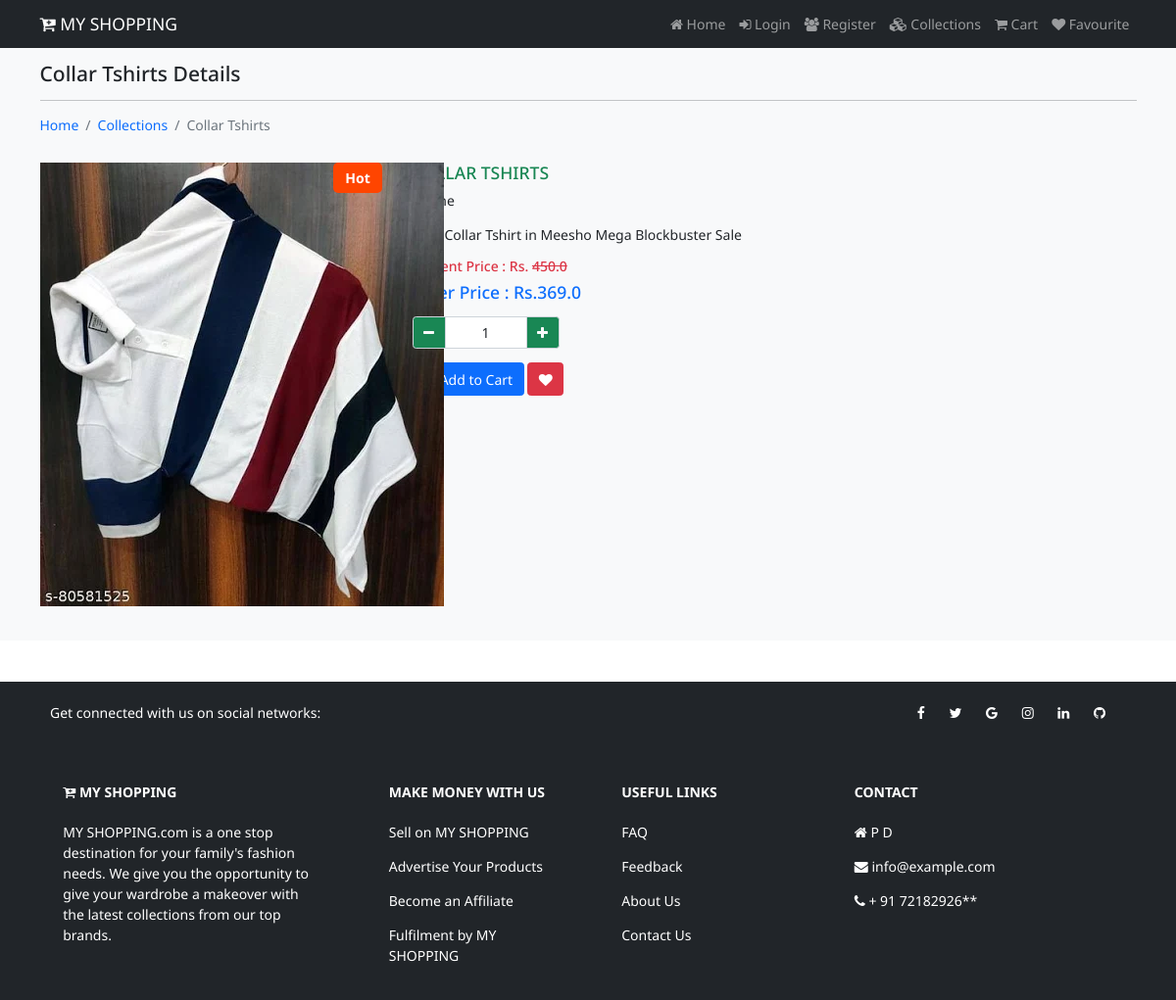
The page /collections/Tshirts/Collar Tshirts on the database its author committed.
### shop/models.py (models this page shows)
class Product(models.Model):
    category = models.ForeignKey(Catagory, on_delete=models.CASCADE)
    name = models.CharField(max_length=150, null=False, blank=False)
    vendor = models.CharField(max_length=150, null=False, blank=False)
    product_image = models.ImageField(upload_to=getFileName, null=True, blank=True)
    quantity = models.IntegerField(null=False, blank=False)
    original_price = models.FloatField(null=False, blank=False)
    selling_price = models.FloatField(null=False, blank=False)
    description = models.TextField(max_length=500, null=False, blank=False)
    status = models.BooleanField(default=False, help_text="0-show,1-Hidden")
    trending = models.BooleanField(default=False, help_text="0-default,1-Trending")
    created_at = models.DateTimeField(auto_now_add=True)
    def __str__(self):
        return self.name

### shop/views.py (the view)
# urls.py: path('collections/<str:cname>/<str:pname>', views.product_details, name="product_details"),
def product_details(request, cname, pname):
    if (Catagory.objects.filter(name=cname, status=0)):
        if (Product.objects.filter(name=pname, status=0)):
            products = Product.objects.filter(name=pname, status=0).first()
            return render(request, "shop/products/products_details.html", {"products": products})
        else:
            messages.error(request, "No Such Produtct Found")
            return redirect('collections')
    else:
        messages.error(request, "No Such Catagory Found")
        return redirect('collections')

### shop/templates/shop/products/products_details.html (shortened to what this page needs)
{% extends 'shop/layouts/main.html' %}
{% block content %}
<section class="bg-light py-4 my-5" style="min-height:600px;">
  <div class="container">
    <div class="row">
      <div class="col-12">
        <h4 class="mb-3">  {{products}} Details</h4>
        <hr style="border-color:#b8bfc2;">
        <nav aria-label="breadcrumb">
          <ol class="breadcrumb">
            <li class="breadcrumb-item"><a href="{% url 'home' %}">Home</a></li>
            <li class="breadcrumb-item"><a href="{% url 'collections' products.category.name  %}">Collections</a></li>
            <li class="breadcrumb-item active" aria-current="page">{{products}}</li>
          </ol>
        </nav>
      </div>
      <div class="col-4 my-3 pic-box">
        {% if products.trending %}
          <div class="hot">Hot</div>
          {% endif %}
          <img src="{{products.product_image.url}}"  class="card-image-top" alt="{{products}}">
      </div>
      <div class="col-8 my-3">
          <h5 class="text-success">{{products | upper}}</h5>
          <p>{{products.vendor}}</p>
          <p>{{products.description}}</p>
          <h6 class="my-2 text-danger">Current Price : Rs. <s>{{products.original_price}}</s></h6>
          <h5 class="my-2 text-primary">Offer Price   : Rs.{{products.selling_price}}</h5>
          <div class="my-3">
            {% if products.quantity > 0 %}
              <p>
                <div class="input-group" style="width:150px">
                  <button class="input-group-text bg-success text-light" id="btnMinus" ><i class="fa fa-minus"></i></button>
                    <input type="text" name="qty" id="txtQty" value="1" class="form-control text-center">
                  <button class="input-group-text bg-success text-light" id="btnPlus"><i class="fa fa-plus"></i></button>
                </div>
              </p>
             <button class="btn btn-primary" id="btnCart"> Add to Cart</button>
            {% else %}
            <button class="btn btn-secondary"><i class="fa fa-minus"></i> Out of Stock</button>
            {% endif %}
            <button class="btn btn-danger" id="btnFav"><i class="fa fa-heart"></i></button>
          </div>
      </div>
    </div>
  </div>
</section>
{% endblock content %}

### static/css/style.css (style rules this page uses)
html { font-size: 14px; }
body { font-family: 'Noto Sans', sans-serif; }
a { text-decoration: none; }
.pic-box { position: relative; }
.hot { background-color: orangered; color: white; width: 50px; text-align: center; font-weight: bold; display: inline; border-radius: 5px; padding: 5px; position: absolute; top: 0; right: 20px; z-index: 10; }

### rows shown on the page
Product: name "Collar Tshirts", product_image (picture), name "COLLAR TSHIRTS", description "Men Collar Tshirt in Meesho Mega Blockbuster Sale", original_price "450.0", selling_price "369.0"
